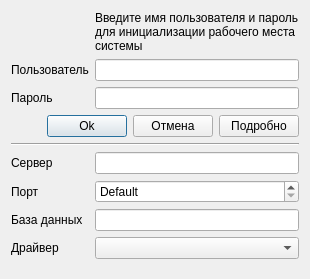
<?xml version="1.0" encoding="UTF-8"?>
<ui version="4.0">
 <class>DialogConnect</class>
 <widget class="QDialog" name="DialogConnect">
  <property name="geometry">
   <rect>
    <x>0</x>
    <y>0</y>
    <width>303</width>
    <height>279</height>
   </rect>
  </property>
  <property name="windowTitle">
   <string>Соединение...</string>
  </property>
  <property name="windowIcon">
   <iconset resource="res.qrc">
    <normaloff>:/about/icons/logo.png</normaloff>:/about/icons/logo.png</iconset>
  </property>
  <layout class="QGridLayout" name="gridLayout">
   <item row="1" column="0">
    <widget class="QLabel" name="textLabel4">
     <property name="text">
      <string>Пользователь</string>
     </property>
     <property name="buddy">
      <cstring>editUsername</cstring>
     </property>
    </widget>
   </item>
   <item row="1" column="1" colspan="3">
    <widget class="QLineEdit" name="editUsername">
     <property name="text">
      <string/>
     </property>
    </widget>
   </item>
   <item row="6" column="0">
    <widget class="QLabel" name="textLabelHostname">
     <property name="text">
      <string>Сервер</string>
     </property>
     <property name="buddy">
      <cstring>editHostname</cstring>
     </property>
    </widget>
   </item>
   <item row="6" column="1" colspan="3">
    <widget class="QLineEdit" name="editHostname">
     <property name="text">
      <string/>
     </property>
    </widget>
   </item>
   <item row="7" column="0">
    <widget class="QLabel" name="textLabelPort">
     <property name="text">
      <string>Порт</string>
     </property>
     <property name="buddy">
      <cstring>portSpinBox</cstring>
     </property>
    </widget>
   </item>
   <item row="7" column="1" colspan="3">
    <widget class="QSpinBox" name="portSpinBox">
     <property name="specialValueText">
      <string>Default</string>
     </property>
     <property name="minimum">
      <number>-1</number>
     </property>
     <property name="maximum">
      <number>65535</number>
     </property>
     <property name="value">
      <number>-1</number>
     </property>
    </widget>
   </item>
   <item row="8" column="0">
    <widget class="QLabel" name="textLabelBD">
     <property name="text">
      <string>База данных</string>
     </property>
     <property name="buddy">
      <cstring>editDatabase</cstring>
     </property>
    </widget>
   </item>
   <item row="8" column="1" colspan="3">
    <widget class="QLineEdit" name="editDatabase">
     <property name="text">
      <string/>
     </property>
    </widget>
   </item>
   <item row="9" column="0">
    <widget class="QLabel" name="textLabelDrv">
     <property name="text">
      <string>Драйвер</string>
     </property>
     <property name="buddy">
      <cstring>comboDriver</cstring>
     </property>
    </widget>
   </item>
   <item row="9" column="1" colspan="3">
    <widget class="QComboBox" name="comboDriver"/>
   </item>
   <item row="2" column="1" colspan="3">
    <widget class="QLineEdit" name="editPassword">
     <property name="text">
      <string/>
     </property>
     <property name="echoMode">
      <enum>QLineEdit::Password</enum>
     </property>
    </widget>
   </item>
   <item row="2" column="0">
    <widget class="QLabel" name="textLabel4_2">
     <property name="text">
      <string>Пароль</string>
     </property>
     <property name="buddy">
      <cstring>editPassword</cstring>
     </property>
    </widget>
   </item>
   <item row="5" column="0" colspan="4">
    <widget class="Line" name="line">
     <property name="orientation">
      <enum>Qt::Horizontal</enum>
     </property>
    </widget>
   </item>
   <item row="0" column="1" colspan="3">
    <widget class="QLabel" name="labelText">
     <property name="text">
      <string>Введите имя пользователя и пароль
для инициализации рабочего места 
системы</string>
     </property>
     <property name="alignment">
      <set>Qt::AlignLeading|Qt::AlignLeft|Qt::AlignVCenter</set>
     </property>
    </widget>
   </item>
   <item row="0" column="0">
    <widget class="QLabel" name="labelImage">
     <property name="maximumSize">
      <size>
       <width>16777215</width>
       <height>40</height>
      </size>
     </property>
     <property name="text">
      <string/>
     </property>
     <property name="pixmap">
      <pixmap resource="res.qrc">:/about/icons/groups.png</pixmap>
     </property>
     <property name="alignment">
      <set>Qt::AlignCenter</set>
     </property>
    </widget>
   </item>
   <item row="4" column="0" colspan="4">
    <layout class="QHBoxLayout" name="horizontalLayout">
     <item>
      <spacer name="horizontalSpacer">
       <property name="orientation">
        <enum>Qt::Horizontal</enum>
       </property>
       <property name="sizeHint" stdset="0">
        <size>
         <width>40</width>
         <height>20</height>
        </size>
       </property>
      </spacer>
     </item>
     <item>
      <widget class="QPushButton" name="pushButtonOk">
       <property name="text">
        <string>Ok</string>
       </property>
      </widget>
     </item>
     <item>
      <widget class="QPushButton" name="pushButtonCancel">
       <property name="text">
        <string>Отмена</string>
       </property>
      </widget>
     </item>
     <item>
      <widget class="QPushButton" name="pushButtonProp">
       <property name="text">
        <string>Подробно</string>
       </property>
      </widget>
     </item>
    </layout>
   </item>
  </layout>
 </widget>
 <resources>
  <include location="res.qrc"/>
 </resources>
 <connections>
  <connection>
   <sender>pushButtonOk</sender>
   <signal>clicked()</signal>
   <receiver>DialogConnect</receiver>
   <slot>accept()</slot>
   <hints>
    <hint type="sourcelabel">
     <x>197</x>
     <y>130</y>
    </hint>
    <hint type="destinationlabel">
     <x>157</x>
     <y>124</y>
    </hint>
   </hints>
  </connection>
  <connection>
   <sender>pushButtonCancel</sender>
   <signal>clicked()</signal>
   <receiver>DialogConnect</receiver>
   <slot>reject()</slot>
   <hints>
    <hint type="sourcelabel">
     <x>251</x>
     <y>130</y>
    </hint>
    <hint type="destinationlabel">
     <x>157</x>
     <y>124</y>
    </hint>
   </hints>
  </connection>
 </connections>
</ui>
